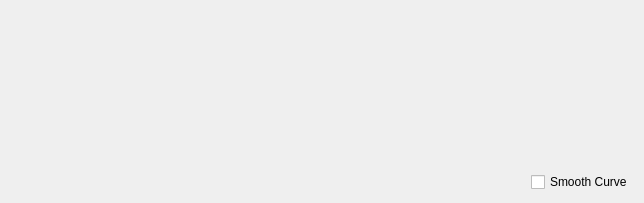
<?xml version="1.0" encoding="UTF-8"?>
<ui version="4.0">
 <class>RealTimeCurveWidget</class>
 <widget class="QWidget" name="RealTimeCurveWidget">
  <property name="geometry">
   <rect>
    <x>0</x>
    <y>0</y>
    <width>644</width>
    <height>203</height>
   </rect>
  </property>
  <property name="windowTitle">
   <string>RealTimeWidget</string>
  </property>
  <layout class="QGridLayout" name="gridLayout">
   <item row="0" column="0">
    <spacer name="verticalSpacer">
     <property name="orientation">
      <enum>Qt::Vertical</enum>
     </property>
     <property name="sizeHint" stdset="0">
      <size>
       <width>20</width>
       <height>139</height>
      </size>
     </property>
    </spacer>
   </item>
   <item row="1" column="0">
    <layout class="QHBoxLayout" name="horizontalLayout">
     <item>
      <spacer name="horizontalSpacer">
       <property name="orientation">
        <enum>Qt::Horizontal</enum>
       </property>
       <property name="sizeHint" stdset="0">
        <size>
         <width>40</width>
         <height>20</height>
        </size>
       </property>
      </spacer>
     </item>
     <item>
      <widget class="QCheckBox" name="showSmoothCurveCheckBox">
       <property name="text">
        <string>Smooth Curve</string>
       </property>
      </widget>
     </item>
    </layout>
   </item>
  </layout>
 </widget>
 <layoutdefault spacing="6" margin="11"/>
 <resources/>
 <connections/>
</ui>
